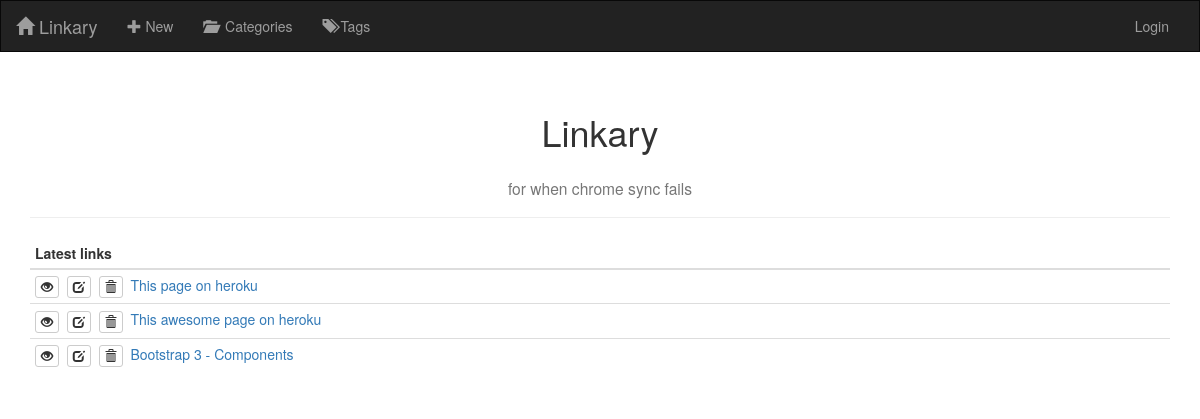
The app's page /, older data.
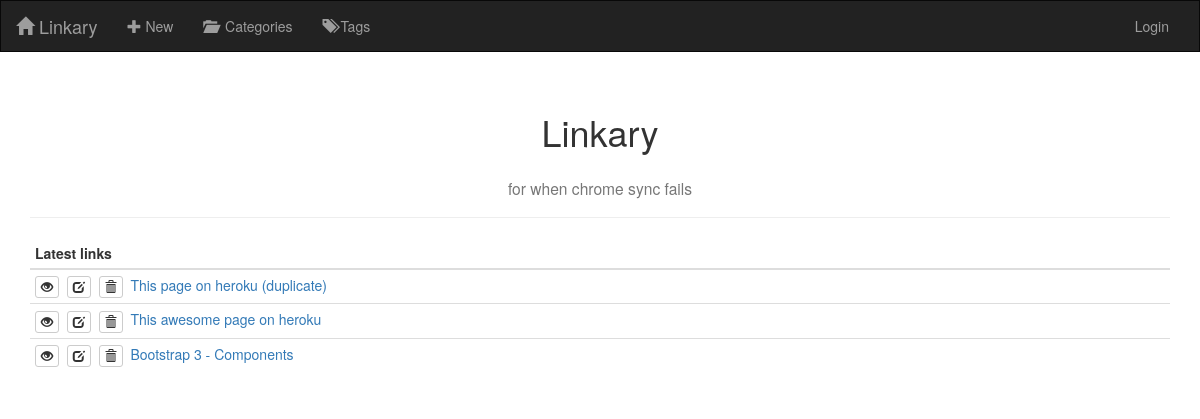
The same page, newer data.
### linkary/models.py (models this page shows, shortened)
class Link(models.Model):
    time_created = models.DateTimeField(auto_now_add=True)
    time_modified = models.DateTimeField(auto_now=True)
    url = models.URLField()
    name = models.CharField(max_length=500)

### linkary/views.py (the view)
# urls.py: path('', views.LinkListView.as_view(), name='index'),
class LinkListView(ListView):
    model = models.Link
    template_name = 'linkary/index.html'
    ordering = ['-time_created']

### linkary/templates/linkary/index.html (shortened to what this page needs)
{% extends 'linkary/base.html' %}
{% block content %}
    <div class="container">
        <div class="page-header">
            <h1 class="text-center">Linkary</h1>
            <h3 class="text-center"><small>for when chrome sync fails</small></h3>
        </div>
        <table class="table table-condensed table-hover">
            <thead>
                <tr>
                    <th>Latest links</th>
                </tr>
            </thead>
            <tbody>
                {% for link in object_list %}
                    <tr>
                        <td>
                            <a href="{% url 'link_detail' link.pk %}" class="btn btn-default btn-xs" title="Details...">
                                <span class="glyphicon glyphicon-eye-open"></span>
                            </a>&nbsp;
                            <a href="{% url 'link_edit' link.pk %}" class="btn btn-default btn-xs" title="Edit...">
                                <span class="glyphicon glyphicon-edit"></span>
                            </a>&nbsp;
                            <a href="{% url 'link_delete' link.pk %}"class="btn btn-default btn-xs" title="Delete...">
                                <span class="glyphicon glyphicon-trash"></span>
                            </a>&nbsp;
                            <a href="{{ link.url }}" target="_blank">{{ link.name }}</a>
                        </td>
                    </tr>
                {% endfor %}
            </tbody>
        </table>
    </div>
{% endblock %}

Row changes from the older to the newer data that the page shows:
changed Link: name "This page on heroku" → "This page on heroku (duplicate)"
